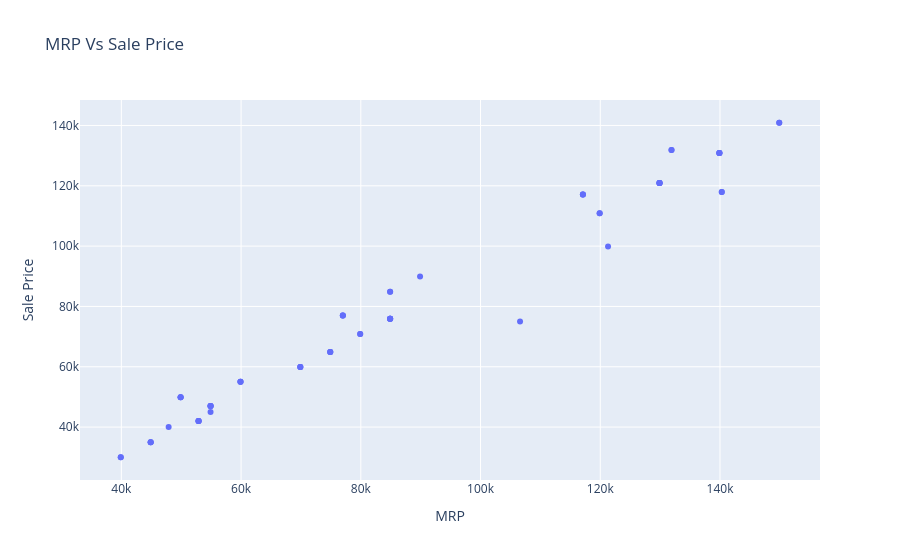

The notebook cell this image was saved under:
### Code cell
fig = go.Figure(go.Scatter(x=df['Mrp'], y=df['Sale Price'], mode='markers', text=df['Product Name']))
fig.update_layout(title='MRP Vs Sale Price', xaxis_title='MRP', yaxis_title='Sale Price')
fig.show()

### Figure 1 — Plotly figure (JSON) as saved in the notebook; plotly's stock layout.template omitted (floating-point values rounded to 4 significant figures)
{"data": [{"mode": "markers", "text": ["APPLE iPhone 8 Plus (Gold, 64 GB)", "APPLE iPhone 8 Plus (Space Grey, 256 GB)", "APPLE iPhone 8 Plus (Silver, 256 GB)", "APPLE iPhone 8 (Silver, 256 GB)", "APPLE iPhone 8 (Gold, 256 GB)", "APPLE iPhone 8 Plus (Silver, 64 GB)", "APPLE iPhone 8 Plus (Space Grey, 64 GB)", "APPLE iPhone 8 (Space Grey, 256 GB)", "APPLE iPhone XS Max (Silver, 64 GB)", "Apple iPhone XR ((PRODUCT)RED, 128 GB) (Includes EarPods, Power Adapter)", "Apple iPhone XR (Black, 64 GB) (Includes EarPods, Power Adapter)", "Apple iPhone XR (Coral, 128 GB) (Includes EarPods, Power Adapter)", "Apple iPhone XR (Black, 128 GB) (Includes EarPods, Power Adapter)", "Apple iPhone XR (White, 128 GB) (Includes EarPods, Power Adapter)", "APPLE iPhone 11 Pro Max (Gold, 256 GB)", "APPLE iPhone 11 Pro Max (Gold, 64 GB)", "APPLE iPhone 11 Pro Max (Midnight Green, 256 GB)", "APPLE iPhone 11 Pro Max (Space Grey, 64 GB)", "APPLE iPhone 11 Pro (Midnight Green, 64 GB)", "APPLE iPhone 11 Pro (Space Grey, 512 GB)", "APPLE iPhone 11 Pro Max (Midnight Green, 64 GB)", "APPLE iPhone 11 Pro (Midnight Green, 512 GB)", "APPLE iPhone 11 Pro (Space Grey, 256 GB)", "Apple iPhone SE (White, 256 GB) (Includes EarPods, Power Adapter)", "APPLE iPhone 12 Pro (Silver, 512 GB)", "APPLE iPhone 12 Pro Max (Pacific Blue, 256 GB)", "APPLE iPhone 12 Mini (White, 128 GB)", "APPLE iPhone 12 Pro (Graphite, 256 GB)", "APPLE iPhone 12 Mini (White, 64 GB)", "APPLE iPhone 12 (White, 128 GB)", "APPLE iPhone 12 Pro (Graphite, 128 GB)", "APPLE iPhone 12 Pro Max (Graphite, 256 GB)", "APPLE iPhone 12 Pro Max (Graphite, 128 GB)", "APPLE iPhone 12 Mini (Black, 128 GB)", "APPLE iPhone 12 Mini (Blue, 128 GB)", "APPLE iPhone 12 (Black, 128 GB)", "APPLE iPhone 12 (Blue, 128 GB)", "APPLE iPhone 12 Pro Max (Silver, 128 GB)", "APPLE iPhone 12 Mini (Red, 64 GB)", "APPLE iPhone 12 Pro Max (Gold, 128 GB)", "APPLE iPhone 12 (Green, 128 GB)", "APPLE iPhone 12 Pro (Pacific Blue, 512 GB)", "APPLE iPhone 12 (White, 64 GB)", "APPLE iPhone 12 (Black, 64 GB)", "APPLE iPhone 12 (Red, 128 GB)", "APPLE iPhone 12 Mini (Black, 64 GB)", "APPLE iPhone 12 Pro (Pacific Blue, 128 GB)", "APPLE iPhone 12 Pro Max (Pacific Blue, 128 GB)", "APPLE iPhone 12 Pro Max (Silver, 256 GB)", "APPLE iPhone 12 Pro Max (Gold, 256 GB)", "APPLE iPhone 11 (White, 128 GB)", "APPLE iPhone 11 (Red, 128 GB)", "APPLE iPhone SE (White, 64 GB)", "APPLE iPhone SE (Black, 128 GB)", "APPLE iPhone SE (White, 128 GB)", "APPLE iPhone SE (Red, 128 GB)", "APPLE iPhone 11 (Black, 128 GB)", "APPLE iPhone SE (Black, 64 GB)", "APPLE iPhone 11 (Purple, 64 GB)", "APPLE iPhone 11 (White, 64 GB)", "APPLE iPhone 11 (Black, 64 GB)", "APPLE iPhone 11 (Red, 64 GB)"], "type": "scatter", "x": [49900, 84900, 84900, 77000, 77000, 49900, 49900, 77000, 89900, 52900, 47900, 52900, 52900, 52900, 131900, 117100, 131900, 117100, 106600, 140300, 117100, 140300, 121300, 54900, 149900, 139900, 74900, 129900, 69900, 84900, 119900, 139900, 129900, 74900, 74900, 84900, 84900, 129900, 69900, 129900, 84900, 149900, 79900, 79900, 84900, 69900, 119900, 129900, 139900, 139900, 59900, 59900, 39900, 44900, 44900, 44900, 59900, 39900, 54900, 54900, 54900, 54900], "y": [49900, 84900, 84900, 77000, 77000, 49900, 49900, 77000, 89900, 41999, 39999, 41999, 41999, 41999, 131900, 117100, 131900, 117100, 74999, 117900, 117100, 117900, 99900, 44999, 140900, 130900, 64900, 120900, 59900, 75900, 110900, 130900, 120900, 64900, 64900, 75900, 75900, 120900, 59900, 120900, 75900, 140900, 70900, 70900, 75900, 59900, 110900, 120900, 130900, 130900, 54999, 54999, 29999, 34999, 34999, 34999, 54999, 29999, 46999, 46999, 46999, 46999]}], "layout": {"autosize": true, "title": {"text": "MRP Vs Sale Price"}, "xaxis": {"autorange": true, "range": [33240.0, 156600.0], "title": {"text": "MRP"}, "type": "linear"}, "yaxis": {"autorange": true, "range": [20850.0, 150100.0], "title": {"text": "Sale Price"}, "type": "linear"}}}
